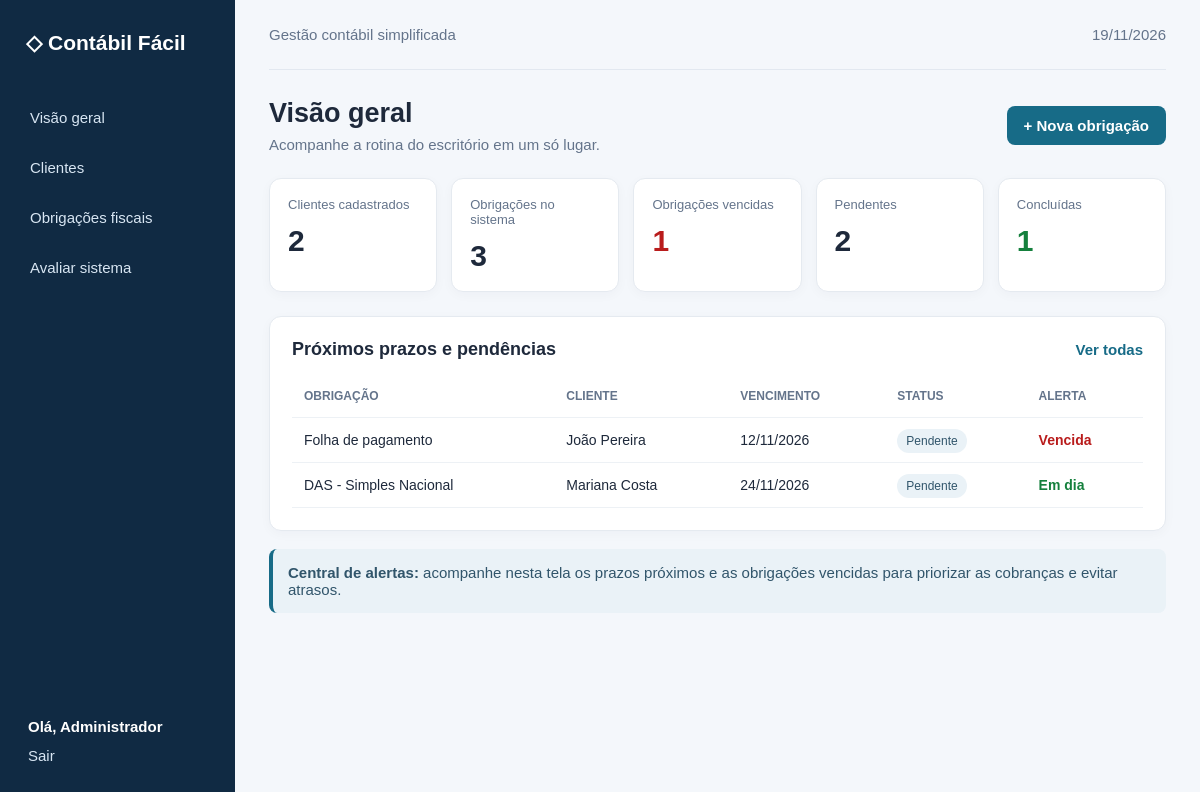
/ (signed in), run on the app's committed database.
### tables this page shows
CREATE TABLE obrigacoes (
 id INT AUTO_INCREMENT PRIMARY KEY,
 cliente_id INT NOT NULL,
 titulo VARCHAR(160) NOT NULL,
 descricao TEXT,
 vencimento DATE NOT NULL,
 status ENUM('Pendente','Em andamento','Concluída') NOT NULL DEFAULT 'Pendente',
 criado_em TIMESTAMP DEFAULT CURRENT_TIMESTAMP,
 CONSTRAINT fk_obrigacao_cliente FOREIGN KEY(cliente_id) REFERENCES clientes(id) ON DELETE CASCADE
);

CREATE TABLE clientes (
 id INT AUTO_INCREMENT PRIMARY KEY,
 nome VARCHAR(160) NOT NULL,
 cnpj VARCHAR(30) NOT NULL,
 email VARCHAR(160),
 telefone VARCHAR(30),
 responsavel VARCHAR(120),
 criado_em TIMESTAMP DEFAULT CURRENT_TIMESTAMP,
 UNIQUE KEY uk_cliente_documento (cnpj)
);

### app/Core/helpers.php (called while the page is built, shortened)
<?php
function e(?string $value): string { return htmlspecialchars($value ?? '', ENT_QUOTES | ENT_SUBSTITUTE, 'UTF-8'); }
function render(string $view, array $data = []): void {
    require BASE_PATH . '/app/Views/layout.php';
}

### app/Controllers/DashboardController.php (called while the page is built, shortened)
<?php
final class DashboardController {
    public function index(): void {
        render('dashboard/index',['title'=>'Visão geral','metrics'=>Obrigacao::metrics(),'upcoming'=>Obrigacao::upcoming()]);
    }
}

### app/Core/Database.php (called while the page is built)
<?php
final class Database {
    private static ?PDO $pdo = null;
    public static function connection(): PDO {
        if (self::$pdo === null) {
            $cfg = require BASE_PATH . '/config/config.php';
            $db = $cfg['db'];
            $dsn = "mysql:host={$db['host']};port={$db['port']};dbname={$db['name']};charset={$db['charset']}";
            self::$pdo = new PDO($dsn, $db['user'], $db['pass'], [
                PDO::ATTR_ERRMODE => PDO::ERRMODE_EXCEPTION,
                PDO::ATTR_DEFAULT_FETCH_MODE => PDO::FETCH_ASSOC,
                PDO::ATTR_EMULATE_PREPARES => false,
            ]);
        }
        return self::$pdo;
    }
}

### app/Models/Obrigacao.php (called while the page is built, shortened)
<?php
final class Obrigacao {
    public static function upcoming(int $limit = 8): array {
        $sql = "SELECT o.*, c.nome AS cliente_nome
                FROM obrigacoes o
                JOIN clientes c ON c.id = o.cliente_id
                WHERE o.status <> 'Concluída'
                ORDER BY o.vencimento
                LIMIT ?";
        $s = Database::connection()->prepare($sql);
        $s->bindValue(1, $limit, PDO::PARAM_INT);
        $s->execute();
        return $s->fetchAll();
    }
}

### app/Views/dashboard/index.php (the view)
<div class="page-head"><div><h1>Visão geral</h1><p>Acompanhe a rotina do escritório em um só lugar.</p></div><a class="btn" href="/obrigacoes/nova">+ Nova obrigação</a></div>
<section class="stats">
<div class="stat"><span>Clientes cadastrados</span><strong><?= (int)Database::connection()->query('SELECT COUNT(*) FROM clientes')->fetchColumn() ?></strong></div>
<div class="stat"><span>Obrigações no sistema</span><strong><?= $metrics['total'] ?></strong></div>
<div class="stat warning"><span>Obrigações vencidas</span><strong><?= $metrics['vencidas'] ?></strong></div>
<div class="stat"><span>Pendentes</span><strong><?= $metrics['pendentes'] ?></strong></div>
<div class="stat good"><span>Concluídas</span><strong><?= $metrics['concluidas'] ?></strong></div>
</section>
<section class="panel"><div class="panel-title"><h2>Próximos prazos e pendências</h2><a href="/obrigacoes">Ver todas</a></div><div class="table-wrap"><table><thead><tr><th>Obrigação</th><th>Cliente</th><th>Vencimento</th><th>Status</th><th>Alerta</th></tr></thead><tbody>
<?php foreach($upcoming as $o): $late=$o['vencimento']<date('Y-m-d') && $o['status']!=='Concluída'; ?>
<tr><td><?= e($o['titulo']) ?></td><td><?= e($o['cliente_nome']) ?></td><td><?= date('d/m/Y',strtotime($o['vencimento'])) ?></td><td><span class="tag"><?= e($o['status']) ?></span></td><td class="<?= $late?'late':'ok' ?>"><?= $late?'Vencida':(strtotime($o['vencimento'])-strtotime(date('Y-m-d'))<=3*86400?'Prazo próximo':'Em dia') ?></td></tr>
<?php endforeach; if(!$upcoming): ?><tr><td colspan="5">Nenhuma obrigação cadastrada.</td></tr><?php endif; ?>
</tbody></table></div></section>
<div class="notice"><strong>Central de alertas:</strong> acompanhe nesta tela os prazos próximos e as obrigações vencidas para priorizar as cobranças e evitar atrasos.</div>

### assets/style.css (style rules this page uses)
* { box-sizing: border-box; }
body { margin: 0; background: #f4f7fb; color: #1e293b; font: 15px Arial, sans-serif; }
.page-head { display: flex; justify-content: space-between; align-items: center; margin: 12px 0 25px; }
.page-head h1 { margin: 0 0 7px; font-size: 27px; }
.page-head p { margin: 0; color: #64748b; }
.btn { display: inline-block; border: 0; background: #176b87; color: white; text-decoration: none; padding: 11px 17px; border-radius: 8px; font-weight: 600; cursor: pointer; }
.stats { display: grid; grid-template-columns: repeat(5, minmax(130px, 1fr)); gap: 14px; margin-bottom: 24px; }
.stat, .panel { background: white; border: 1px solid #e5eaf0; border-radius: 12px; box-shadow: 0 3px 12px #102a4308; }
.stat { padding: 18px; }
.stat span { display: block; color: #64748b; font-size: 13px; }
.stat strong { display: block; font-size: 30px; margin-top: 12px; }
.stat.warning strong, .late { color: #b91c1c; }
.stat.good strong, .ok { color: #15803d; }
.panel { padding: 22px; }
.panel-title { display: flex; justify-content: space-between; align-items: center; margin-bottom: 15px; }
.panel-title h2 { font-size: 18px; margin: 0; }
.panel-title a, .actions a { color: #176b87; text-decoration: none; font-weight: 600; }
.table-wrap { overflow-x: auto; }
table { border-collapse: collapse; width: 100%; min-width: 650px; }
th, td { text-align: left; padding: 14px 12px; border-bottom: 1px solid #edf1f5; }
th { font-size: 12px; text-transform: uppercase; color: #64748b; }
td { font-size: 14px; }
.tag { background: #eaf2f7; color: #31556b; padding: 5px 9px; border-radius: 20px; font-size: 12px; }
.late, .ok { font-weight: 700; }
.notice { margin-top: 18px; background: #eaf2f7; border-left: 4px solid #176b87; padding: 15px; border-radius: 8px; color: #31556b; }

### data on the page
obrigacoes: titulo "Folha de pagamento", cliente.nome "João Pereira", vencimento "12/11/2026", status "Pendente", shows "Vencida"
obrigacoes: titulo "DAS - Simples Nacional", cliente.nome "Mariana Costa", vencimento "24/11/2026", status "Pendente", shows "Em dia"

### other printed values
current_user() "Administrador"
$metrics['total'] "3"
$metrics['vencidas'] "1"
$metrics['pendentes'] "2"
$metrics['concluidas'] "1"
